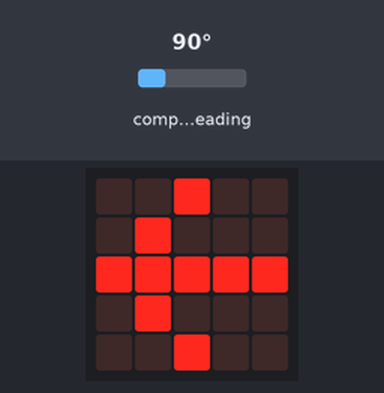
Recording of a program running on a simulated BBC micro:bit (MakeCode). Parts: the board's 5×5 LED display. The test bench sets the inputs (shaded band); at power-on: compass heading 90°. The compass is already calibrated.

Above: at 1.2 s.
1.3 s: compass heading set to 48°
2.8 s: compass heading set to 40°
At 4.1 s:
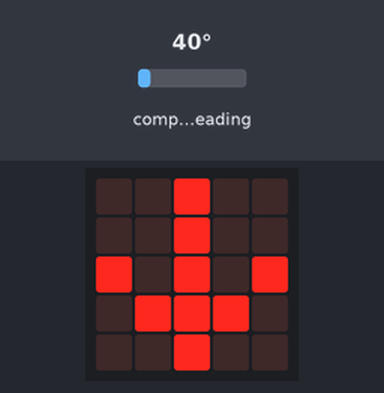
4.4 s: compass heading set to 180°
At 5.2 s:
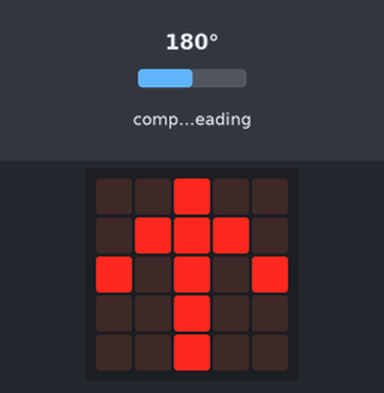
6.1 s: compass heading set to 220°
7.6 s: compass heading set to 229°
At 9.1 s:
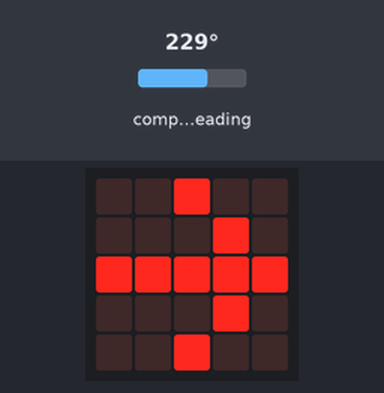
9.4 s: compass heading set to 7°
At 11.0 s:
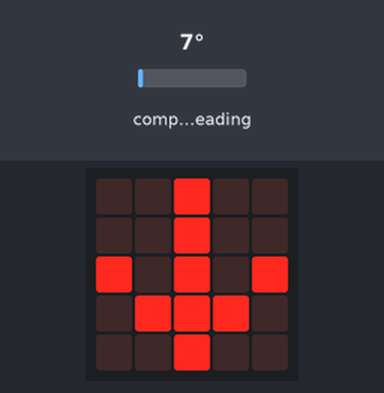
Timing chart, 0 to 12.1 s (numbered marks = the images above; inputs shaded):
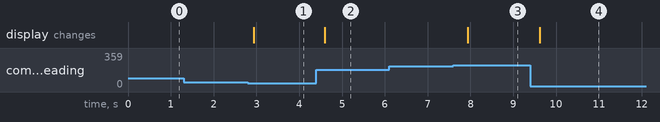

The program:

main.ts
```typescript
let kompasje = 0
basic.forever(function () {
    kompasje = input.compassHeading()
})
basic.forever(function () {
    if (kompasje > 315 && kompasje < 360 || kompasje > 0 && kompasje < 45) {
        basic.showLeds(`
            . . # . .
            . . # . .
            # . # . #
            . # # # .
            . . # . .
            `)
    }
    if (kompasje < 135 && kompasje > 45) {
        basic.showLeds(`
            . . # . .
            . # . . .
            # # # # #
            . # . . .
            . . # . .
            `)
    }
    if (kompasje < 225 && kompasje > 135) {
        basic.showLeds(`
            . . # . .
            . # # # .
            # . # . #
            . . # . .
            . . # . .
            `)
    }
    if (kompasje < 315 && kompasje > 225) {
        basic.showLeds(`
            . . # . .
            . . . # .
            # # # # #
            . . . # .
            . . # . .
            `)
    }
})
```

test.ts
```typescript
// tests gaan hier; deze zal niet worden gecompileerd wanneer dit pakket wordt gebruikt als extensie.
```

Measured:
- the behaviour switches between 45 and 44° on compass heading (found by bisection; images 0 and 1)
- the behaviour switches between 225 and 226° on compass heading (found by bisection; images 2 and 3)
- after the input at 1.3 s, every drawn part: stays the same
- after the input at 2.8 s, the display: changes after 0.14 s (image 1)
- after the input at 4.4 s, the display: changes after 0.20 s (image 2)
- after the input at 6.1 s, every drawn part: stays the same
- after the input at 7.6 s, the display: changes after 0.34 s (image 3)
- after the input at 9.4 s, the display: changes after 0.22 s (image 4)
